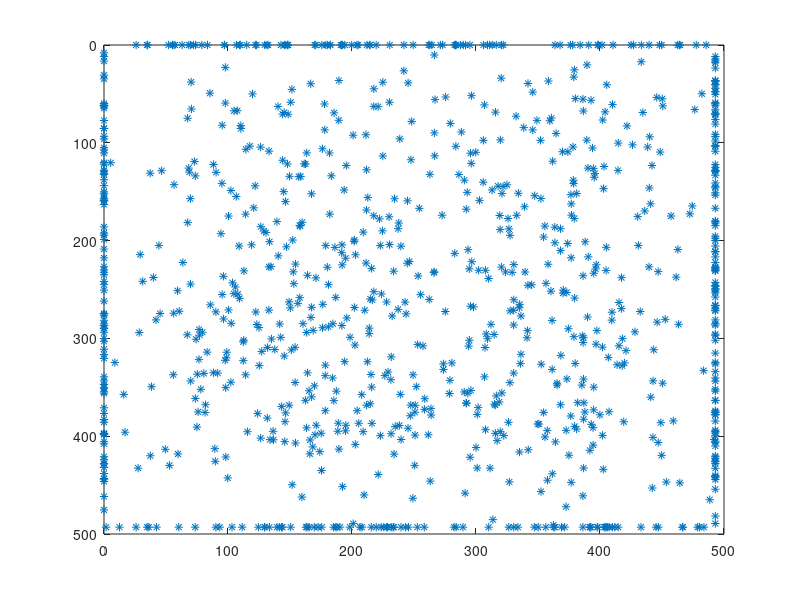

This figure's MATLAB source:
P = load('particle_data.txt');
stepCount = size(P,1);

%% animate

for i = 1:stepCount
    plot( P(i,2:2:end), P(i,3:2:end),'*' );
    axis([0 500 0 500]);
    axis ij;
    %drawnow; 
    pause(.1);
end

%% stats

